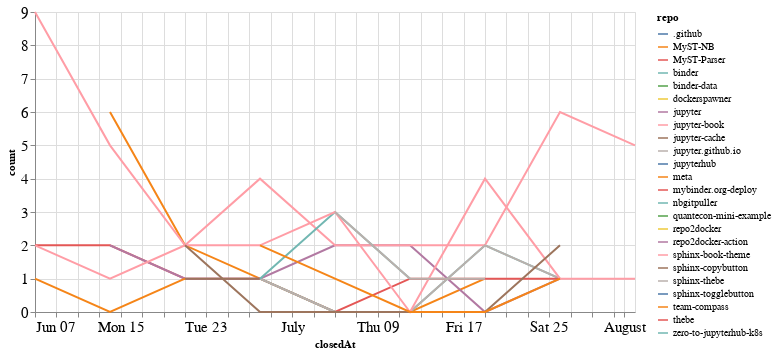

Notebook code cell kept with this figure:
### Code cell
closed_by_time = closed_by.groupby('repo').resample('W', on='closedAt').count()['author'].reset_index()
closed_by_time = closed_by_time.rename(columns={'author': 'count'})

alt.Chart(closed_by_time, width=600).mark_line().encode(
    x='closedAt',
    y='count',
    color='repo',
    tooltip="repo"
)

### Figure 1 — Vega-Lite specification as saved in the notebook (floating-point values rounded to 4 significant figures)
{"config": {"axisLeft": {"labelFontSize": 15}, "axisBottom": {"labelFontSize": 15}}, "data": {"name": "data-986c7f95c4b2cfd89036e5841d69764a"}, "mark": "line", "encoding": {"color": {"type": "nominal", "field": "repo"}, "tooltip": {"type": "nominal", "field": "repo"}, "x": {"type": "temporal", "field": "closedAt"}, "y": {"type": "quantitative", "field": "count"}}, "width": 600, "$schema": "https://vega.github.io/schema/vega-lite/v4.8.1.json", "datasets": {"data-986c7f95c4b2cfd89036e5841d69764a": [{"repo": ".github", "closedAt": "2020-07-05T00:00:00", "count": 1}, {"repo": "MyST-NB", "closedAt": "2020-06-14T00:00:00", "count": 6}, {"repo": "MyST-NB", "closedAt": "2020-06-21T00:00:00", "count": 2}, {"repo": "MyST-NB", "closedAt": "2020-06-28T00:00:00", "count": 1}, {"repo": "MyST-NB", "closedAt": "2020-07-05T00:00:00", "count": 0}, {"repo": "MyST-NB", "closedAt": "2020-07-12T00:00:00", "count": 0}, {"repo": "MyST-NB", "closedAt": "2020-07-19T00:00:00", "count": 1}, {"repo": "MyST-Parser", "closedAt": "2020-06-07T00:00:00", "count": 2}, {"repo": "MyST-Parser", "closedAt": "2020-06-14T00:00:00", "count": 2}, {"repo": "MyST-Parser", "closedAt": "2020-06-21T00:00:00", "count": 1}, {"repo": "MyST-Parser", "closedAt": "2020-06-28T00:00:00", "count": 1}, {"repo": "MyST-Parser", "closedAt": "2020-07-05T00:00:00", "count": 0}, {"repo": "MyST-Parser", "closedAt": "2020-07-12T00:00:00", "count": 1}, {"repo": "MyST-Parser", "closedAt": "2020-07-19T00:00:00", "count": 1}, {"repo": "binder", "closedAt": "2020-06-28T00:00:00", "count": 1}, {"repo": "binder", "closedAt": "2020-07-05T00:00:00", "count": 0}, {"repo": "binder", "closedAt": "2020-07-12T00:00:00", "count": 0}, {"repo": "binder", "closedAt": "2020-07-19T00:00:00", "count": 2}, {"repo": "binder", "closedAt": "2020-07-26T00:00:00", "count": 1}, {"repo": "binder-data", "closedAt": "2020-06-21T00:00:00", "count": 1}, {"repo": "dockerspawner", "closedAt": "2020-06-28T00:00:00", "count": 2}, {"repo": "jupyter", "closedAt": "2020-06-14T00:00:00", "count": 2}, {"repo": "jupyter", "closedAt": "2020-06-21T00:00:00", "count": 1}, {"repo": "jupyter", "closedAt": "2020-06-28T00:00:00", "count": 1}, {"repo": "jupyter", "closedAt": "2020-07-05T00:00:00", "count": 2}, {"repo": "jupyter", "closedAt": "2020-07-12T00:00:00", "count": 2}, {"repo": "jupyter", "closedAt": "2020-07-19T00:00:00", "count": 0}, {"repo": "jupyter", "closedAt": "2020-07-26T00:00:00", "count": 1}, {"repo": "jupyter-book", "closedAt": "2020-06-07T00:00:00", "count": 9}, {"repo": "jupyter-book", "closedAt": "2020-06-14T00:00:00", "count": 5}, {"repo": "jupyter-book", "closedAt": "2020-06-21T00:00:00", "count": 2}, {"repo": "jupyter-book", "closedAt": "2020-06-28T00:00:00", "count": 4}, {"repo": "jupyter-book", "closedAt": "2020-07-05T00:00:00", "count": 2}, {"repo": "jupyter-book", "closedAt": "2020-07-12T00:00:00", "count": 2}, {"repo": "jupyter-book", "closedAt": "2020-07-19T00:00:00", "count": 2}, {"repo": "jupyter-book", "closedAt": "2020-07-26T00:00:00", "count": 6}, {"repo": "jupyter-book", "closedAt": "2020-08-02T00:00:00", "count": 5}, {"repo": "jupyter-cache", "closedAt": "2020-06-21T00:00:00", "count": 1}, {"repo": "jupyter-cache", "closedAt": "2020-06-28T00:00:00", "count": 1}, {"repo": "jupyter.github.io", "closedAt": "2020-06-28T00:00:00", "count": 1}, {"repo": "jupyter.github.io", "closedAt": "2020-07-05T00:00:00", "count": 0}, {"repo": "jupyter.github.io", "closedAt": "2020-07-12T00:00:00", "count": 0}, {"repo": "jupyter.github.io", "closedAt": "2020-07-19T00:00:00", "count": 2}, {"repo": "jupyter.github.io", "closedAt": "2020-07-26T00:00:00", "count": 1}, {"repo": "jupyterhub", "closedAt": "2020-07-12T00:00:00", "count": 1}, {"repo": "meta", "closedAt": "2020-06-07T00:00:00", "count": 1}, {"repo": "meta", "closedAt": "2020-06-14T00:00:00", "count": 0}, {"repo": "meta", "closedAt": "2020-06-21T00:00:00", "count": 1}, {"repo": "mybinder.org-deploy", "closedAt": "2020-07-19T00:00:00", "count": 1}, {"repo": "mybinder.org-deploy", "closedAt": "2020-07-26T00:00:00", "count": 1}, {"repo": "nbgitpuller", "closedAt": "2020-06-28T00:00:00", "count": 1}, {"repo": "nbgitpuller", "closedAt": "2020-07-05T00:00:00", "count": 3}, {"repo": "nbgitpuller", "closedAt": "2020-07-12T00:00:00", "count": 1}, {"repo": "quantecon-mini-example", "closedAt": "2020-06-21T00:00:00", "count": 1}, {"repo": "repo2docker", "closedAt": "2020-06-14T00:00:00", "count": 1}, {"repo": "repo2docker-action", "closedAt": "2020-07-26T00:00:00", "count": 1}, {"repo": "sphinx-book-theme", "closedAt": "2020-06-07T00:00:00", "count": 2}, {"repo": "sphinx-book-theme", "closedAt": "2020-06-14T00:00:00", "count": 1}, {"repo": "sphinx-book-theme", "closedAt": "2020-06-21T00:00:00", "count": 2}, {"repo": "sphinx-book-theme", "closedAt": "2020-06-28T00:00:00", "count": 2}, {"repo": "sphinx-book-theme", "closedAt": "2020-07-05T00:00:00", "count": 3}, {"repo": "sphinx-book-theme", "closedAt": "2020-07-12T00:00:00", "count": 0}, {"repo": "sphinx-book-theme", "closedAt": "2020-07-19T00:00:00", "count": 4}, {"repo": "sphinx-book-theme", "closedAt": "2020-07-26T00:00:00", "count": 1}, {"repo": "sphinx-book-theme", "closedAt": "2020-08-02T00:00:00", "count": 1}, {"repo": "sphinx-copybutton", "closedAt": "2020-06-21T00:00:00", "count": 2}, {"repo": "sphinx-copybutton", "closedAt": "2020-06-28T00:00:00", "count": 0}, {"repo": "sphinx-copybutton", "closedAt": "2020-07-05T00:00:00", "count": 0}, {"repo": "sphinx-copybutton", "closedAt": "2020-07-12T00:00:00", "count": 0}, {"repo": "sphinx-copybutton", "closedAt": "2020-07-19T00:00:00", "count": 0}, {"repo": "sphinx-copybutton", "closedAt": "2020-07-26T00:00:00", "count": 2}, {"repo": "sphinx-thebe", "closedAt": "2020-07-05T00:00:00", "count": 3}, {"repo": "sphinx-thebe", "closedAt": "2020-07-12T00:00:00", "count": 1}, {"repo": "sphinx-thebe", "closedAt": "2020-07-19T00:00:00", "count": 1}, {"repo": "sphinx-togglebutton", "closedAt": "2020-06-14T00:00:00", "count": 1}, {"repo": "team-compass", "closedAt": "2020-06-28T00:00:00", "count": 2}, {"repo": "team-compass", "closedAt": "2020-07-05T00:00:00", "count": 1}, {"repo": "team-compass", "closedAt": "2020-07-12T00:00:00", "count": 0}, {"repo": "team-compass", "closedAt": "2020-07-19T00:00:00", "count": 0}, {"repo": "team-compass", "closedAt": "2020-07-26T00:00:00", "count": 1}, {"repo": "thebe", "closedAt": "2020-07-12T00:00:00", "count": 1}, {"repo": "zero-to-jupyterhub-k8s", "closedAt": "2020-07-05T00:00:00", "count": 1}]}}
